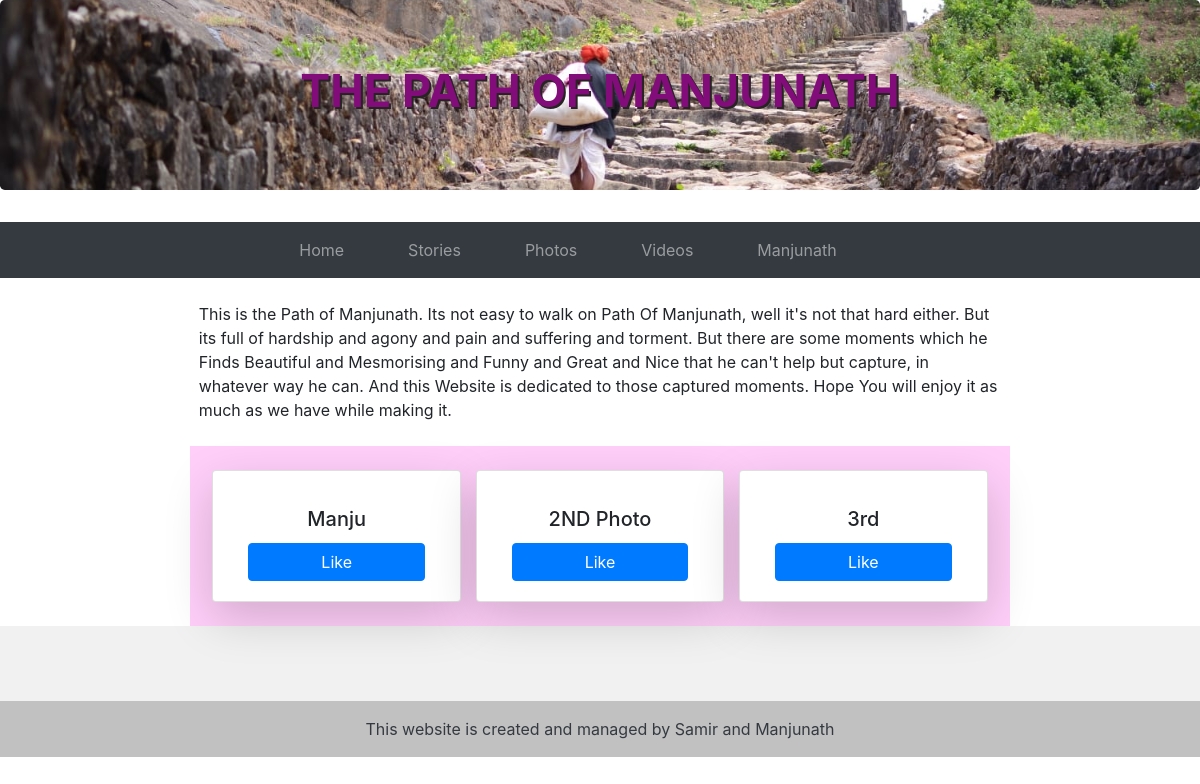
The page / on the database its author committed.
### home/models.py (models this page shows, shortened)
class MyPhoto(models.Model):
    image_link = models.ImageField(upload_to='myphoto/', null=True)
    title = models.CharField(max_length=100)
    description = models.TextField()
    created_at = models.DateTimeField(auto_now_add=True)
    likes = models.IntegerField(default=0)

### home/views.py (the view)
# urls.py: path('', views.home, name='home'),
def home(request):
    photos = MyPhoto.objects.all()[:3]
    context = {"photos_obj":photos}
    return render(request, "home/home.html", context)

### home/templates/home/home.html (shortened to what this page needs)
{% extends "home/base.html"%}
{% load static %}
{% load cloudinary %}
{%block content%}
<div class="container">
    <p class="container my-4 col-9">This is the Path of Manjunath. Its not easy to walk on Path Of Manjunath, well it's
        not that hard either. But its full of hardship and agony and pain and suffering and torment. But there are some
        moments which he Finds Beautiful and Mesmorising and Funny and Great and Nice that he can't help but capture, in
        whatever way he can. And this Website is dedicated to those captured moments. Hope You will enjoy it as much as
        we have while making it.
    </p>
</div>
<div class=" ">
    <div class="row justify-content-around">
        <div class="col-8 row justify-content-around" style="background-color: #ffcff9;">
            {% for i in photos_obj%}
            <div class=" shadow-lg card my-4 col-3 mx-1" style="width: 31.0%;
            flex: 0 0 31.499%; max-width: 31.499%;">
                <div class="card-body">
                    <h5 class="d-flex justify-content-center card-title">{{i.title}}</h5>
                    <a href="#" class="d-flex btn btn-primary justify-content-center">Like</a>
                </div>
            </div>
            {% endfor %}
        </div>
        </div>
    </div>
{%endblock content%}

### rows shown on the page
MyPhoto: title "Manju"
MyPhoto: title "2ND Photo"
MyPhoto: title "3rd"
